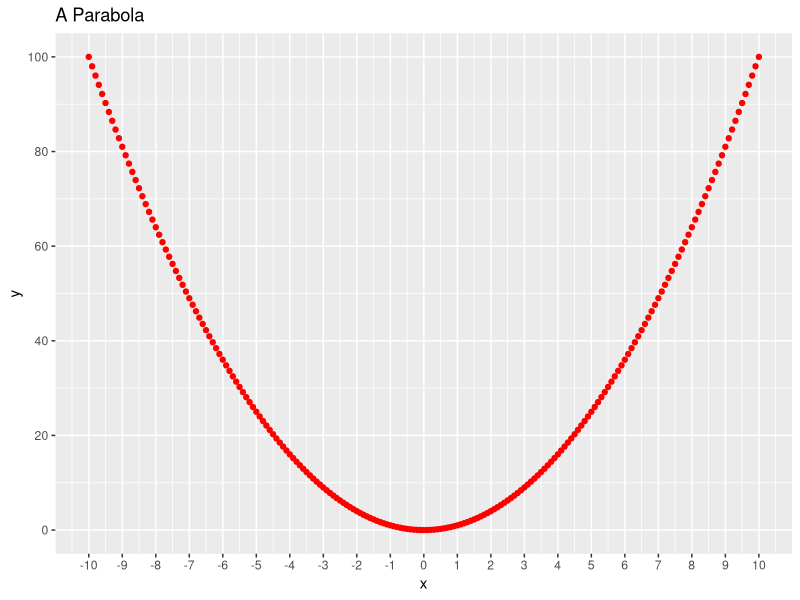
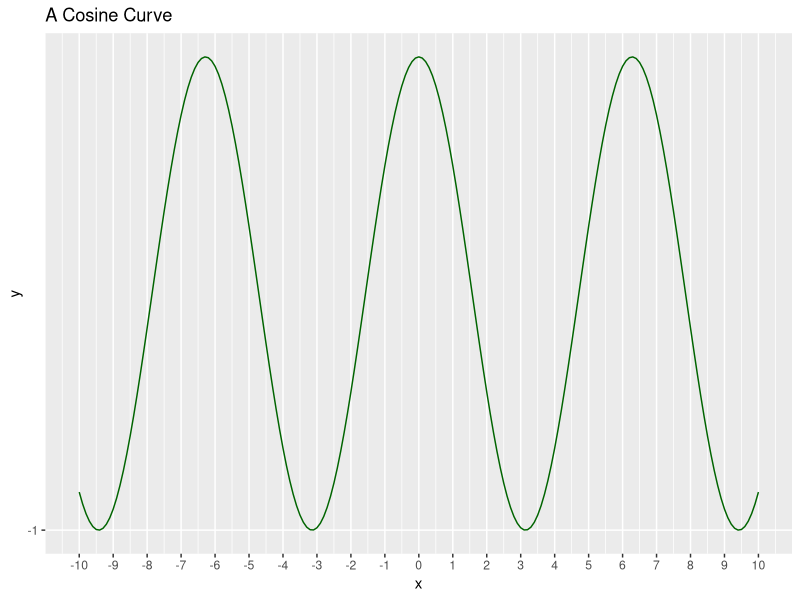

Recreate these plots in R, in order.
## ---- chunk 1
print("Hello World")
## ---- chunk 2
cat("hello world")
## ---- chunk 3
count <- 5
name <- "Jeremy Teitelbaum" # string types are called chr for character
paragraph <- "Far across the misty mountains cold,
to dungeons deep and caverns cold,
we must away,
ere break of day
to seek our long forgotten gold."
pi <- 3.14159 # R doesn't use integer types unless you force it to, numbers are "num" # nolint: line_length_linter.
epsilon <- 1e-6
count <- 5L # this forces an integer
students <- c("Jeremy", "Phillip", "Sara", "Molly")
hot_dog <- TRUE # note all caps unlike Python; false is FALSE
## ---- chunk 4
print("hello")
## ---- chunk 5
names(students) <- c("President", "Vice President", "Treasurer", "Secretary")
print(names(students))
print(students["President"])
print(students)
## ---- chunk 6
print(students)
print(count)
cat("Students:", students, "\n")
print(epsilon)
cat("The value of epsilon is:", epsilon, "\n")
print(paragraph)
cat(paragraph)
## ---- chunk 7
str_list <- c("Jeremy", 25, 1.34, FALSE) # everything becomes a string
int_list <- c(1, 2, 3, 4, 5)
float_list <- c(1, 2, 3.5, 4)
## ---- chunk 8
a <- 1
b <- 2
a + b
## ---- chunk 9
a <- c(1, 2, 3, 4, 5)
b <- 4
a + b
## ---- chunk 10
a <- c(1, 2, 3, 4, 5, 6)
b <- c(10, 11)
a + b
## ---- chunk 11
a <- c(1, 2, 3, 4, 5)
b <- c(1, 2)
a + b
## ---- chunk 12
a / 5
## ---- chunk 13
# integer division (// in python)
a <- 5L
b <- 3
a %/% b
## ---- chunk 14
# remainder (% in python)
a <- 5
b <- 3
a %% b
## ---- chunk 15
a <- c(1, 2, 3, 4, 5)
a^2
## ---- chunk 16
print(a^2 == a)
print(a^2 > a)
print(a^2 == 4)
## ---- chunk 17
first_name <- "Jeremy"
last_name <- "Teitelbaum"
nchar(first_name)
## ---- chunk 18
paste(first_name, last_name) # spaces by default
## ---- chunk 19
paste(first_name, last_name, sep = "") # no space
## ---- chunk 20
paste(c(1, 2, 3), "Jeremy") # remember functions work across vectors
## ---- chunk 21
first_name[1] # another difference from Python
## ---- chunk 22
a <- substr("Jeremy", 1, 1)
b <- substr("Jeremy", 1, 3)
cat(a, b, paste(a, b, sep = ""))
## ---- chunk 23
nums <- 0:10 # generates a sequence from 0 to 10 INCLUSIVE (compare python)
print(nums)
print(nums[c(1, 3)]) # you can pass a list of indices to a subscript
## ---- chunk 24
sqrs <- nums^2
sqrs[seq(1, 10, 2)]
## ---- chunk 25
rev <- nums[seq(-2, -5)]
print(rev)
## ---- chunk 26
rev(nums) # reverses the list
## ---- chunk 27
library(tidyverse)
## ---- chunk 28

## ---- chunk 29
library(ggplot2)
## ---- chunk 30
x <- seq(-10, 10, .1)
y <- x**2
data <- tibble("x" = x, "y" = y)
## ---- chunk 31
ggplot(data = data, aes(x = x)) +
  geom_point(aes(y = y), color = "red") +
  ggtitle("A Parabola") +
  scale_x_continuous(breaks = seq(-10, 10, 1)) +
  scale_y_continuous(breaks = seq(0, 100, 20))
## ---- chunk 32
x <- seq(-10, 10, .1)
y <- cos(x)
data <- tibble("x" = x, "y" = y)
ggplot(data = data, aes(x = x)) +
  geom_line(aes(y = y), color = "darkgreen") +
  ggtitle("A Cosine Curve") +
  scale_x_continuous(breaks = seq(-10, 10, 1)) +
  scale_y_continuous(breaks = seq(-1, 1, 5))
